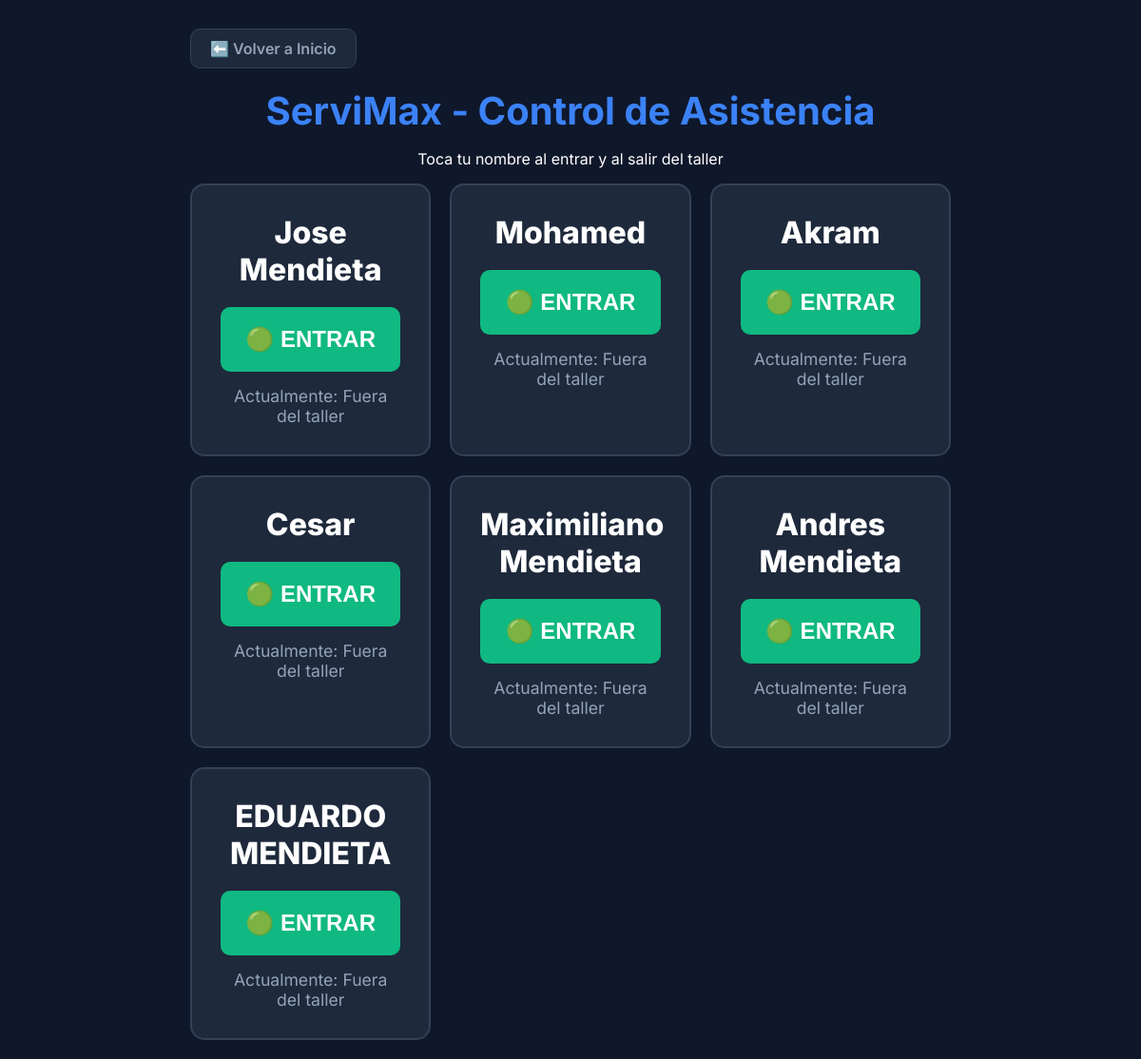
Before: /fichar/ with the older database file.
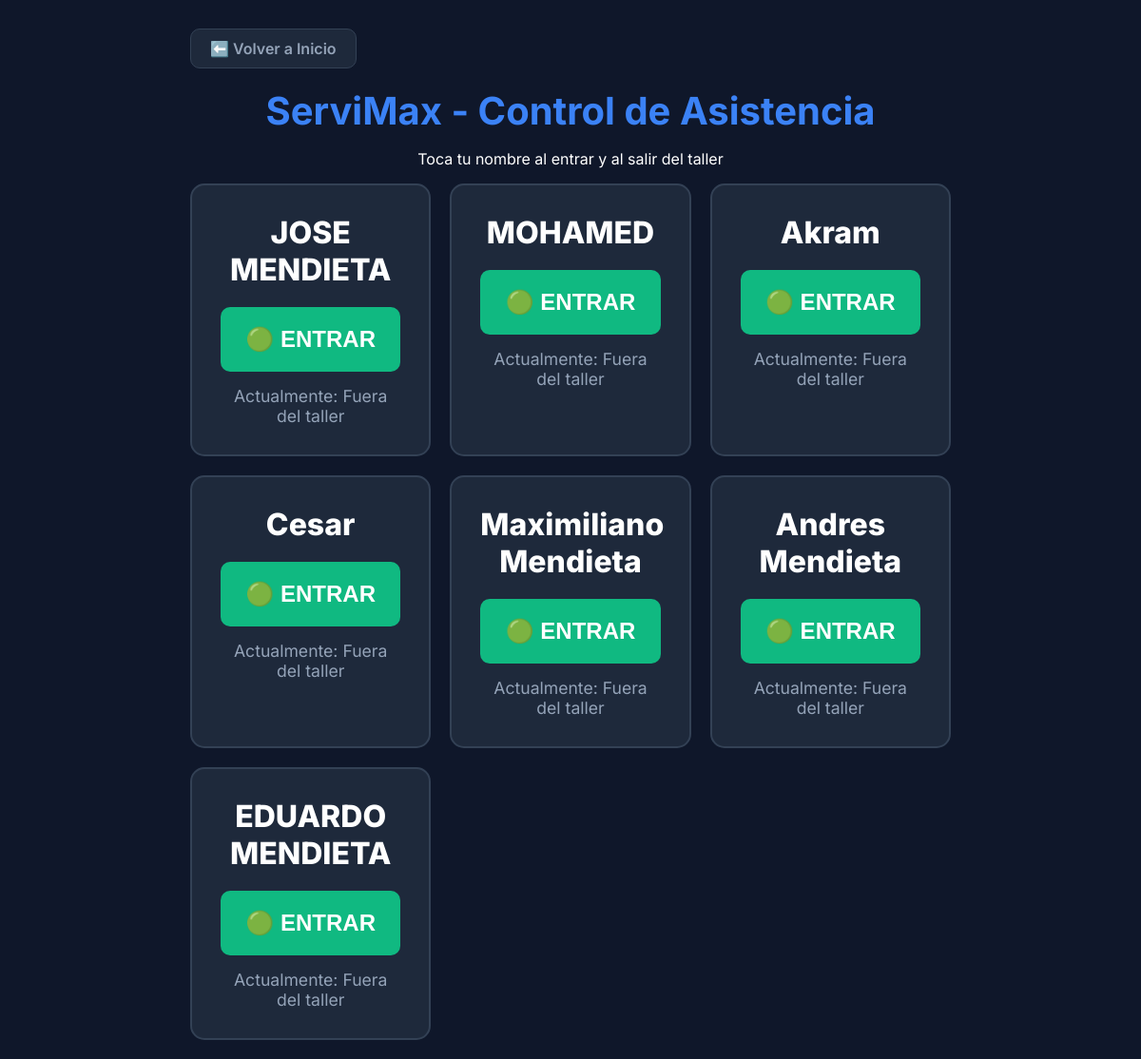
After: the same page with the newer database file.
### taller/models.py (models this page shows, shortened)
class Empleado(models.Model):
    nombre = models.CharField(max_length=100)
    telefono = models.CharField(max_length=20, blank=True, null=True)
    sueldo_por_dia = models.DecimalField(max_digits=10, decimal_places=2, default=50.00)
    es_sueldo_fijo = models.BooleanField(default=False)
    sueldo_fijo_mensual = models.DecimalField(max_digits=8, decimal_places=2, default=1000.00)

### taller/views.py (the view, shortened to what this page needs)
# urls.py: path('fichar/', views.fichador_mecanicos, name='fichador'),
def fichador_mecanicos(request):
    mensaje = ""
    hoy = timezone.localtime().date()
    empleados_data = []
    empleados_db = Empleado.objects.all()
    for emp in empleados_db:
        turno_abierto = Asistencia.objects.filter(empleado=emp, fecha=hoy, hora_salida__isnull=True).exists()
        empleados_data.append({
            'id': emp.id,
            'nombre': emp.nombre,
            'trabajando_ahora': turno_abierto
        })
    return render(request, 'taller/fichador.html', {
        'empleados': empleados_data,
        'mensaje': mensaje
    })

### taller/templates/taller/fichador.html (shortened to what this page needs)
<!DOCTYPE html>
<html lang="es">
<head>
</head>
<body>
    <div class="header-top">
        <a href="{% url 'home' %}" class="btn-volver">⬅️ Volver a Inicio</a>
    </div>
    <h1>ServiMax - Control de Asistencia</h1>
    <p>Toca tu nombre al entrar y al salir del taller</p>
    <div class="grid">
        {% for emp in empleados %}
        <div class="tarjeta">
            <div class="nombre">{{ emp.nombre }}</div>
            <form method="POST">
                {% if not emp.trabajando_ahora %}
                    <button type="submit" name="accion" value="entrar" class="btn btn-entrar">🟢 ENTRAR</button>
                    <div class="estado">Actualmente: Fuera del taller</div>
                {% else %}
                    <button type="submit" name="accion" value="salir" class="btn btn-salir">🔴 SALIR</button>
                    <div class="estado" style="color: #10b981;">Actualmente: Trabajando</div>
                {% endif %}
            </form>
        </div>
        {% endfor %}
    </div>
</body>
</html>

Changed rows visible on the page:
changed Empleado: nombre "Jose Mendieta" → "JOSE MENDIETA"
changed Empleado: nombre "Mohamed" → "MOHAMED"
